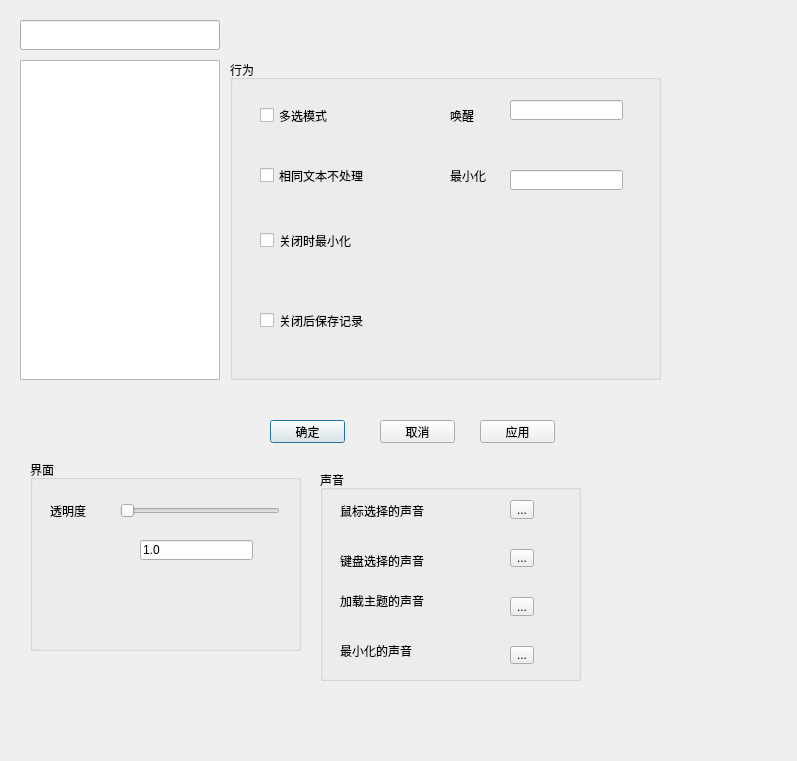
<?xml version="1.0" encoding="UTF-8"?>
<ui version="4.0">
 <class>Setting</class>
 <widget class="QDialog" name="Setting">
  <property name="geometry">
   <rect>
    <x>0</x>
    <y>0</y>
    <width>797</width>
    <height>761</height>
   </rect>
  </property>
  <property name="windowTitle">
   <string>Dialog</string>
  </property>
  <widget class="QPushButton" name="Yes">
   <property name="geometry">
    <rect>
     <x>270</x>
     <y>420</y>
     <width>75</width>
     <height>23</height>
    </rect>
   </property>
   <property name="text">
    <string>确定</string>
   </property>
  </widget>
  <widget class="QPushButton" name="Cancel">
   <property name="geometry">
    <rect>
     <x>380</x>
     <y>420</y>
     <width>75</width>
     <height>23</height>
    </rect>
   </property>
   <property name="text">
    <string>取消</string>
   </property>
  </widget>
  <widget class="QPushButton" name="Apply">
   <property name="geometry">
    <rect>
     <x>480</x>
     <y>420</y>
     <width>75</width>
     <height>23</height>
    </rect>
   </property>
   <property name="text">
    <string>应用</string>
   </property>
  </widget>
  <widget class="QLineEdit" name="filter">
   <property name="geometry">
    <rect>
     <x>20</x>
     <y>20</y>
     <width>200</width>
     <height>30</height>
    </rect>
   </property>
   <property name="text">
    <string/>
   </property>
  </widget>
  <widget class="QListView" name="listView">
   <property name="geometry">
    <rect>
     <x>20</x>
     <y>60</y>
     <width>200</width>
     <height>320</height>
    </rect>
   </property>
   <property name="minimumSize">
    <size>
     <width>100</width>
     <height>0</height>
    </size>
   </property>
   <property name="maximumSize">
    <size>
     <width>200</width>
     <height>16777215</height>
    </size>
   </property>
  </widget>
  <widget class="QGroupBox" name="Behavior">
   <property name="geometry">
    <rect>
     <x>230</x>
     <y>60</y>
     <width>431</width>
     <height>320</height>
    </rect>
   </property>
   <property name="title">
    <string>行为</string>
   </property>
   <property name="flat">
    <bool>false</bool>
   </property>
   <property name="checkable">
    <bool>false</bool>
   </property>
   <widget class="QCheckBox" name="MultiSelect">
    <property name="geometry">
     <rect>
      <x>30</x>
      <y>40</y>
      <width>101</width>
      <height>31</height>
     </rect>
    </property>
    <property name="text">
     <string>多选模式</string>
    </property>
   </widget>
   <widget class="QCheckBox" name="CheckSame">
    <property name="geometry">
     <rect>
      <x>30</x>
      <y>90</y>
      <width>151</width>
      <height>51</height>
     </rect>
    </property>
    <property name="text">
     <string>相同文本不处理</string>
    </property>
   </widget>
   <widget class="QCheckBox" name="SaveRecord">
    <property name="geometry">
     <rect>
      <x>30</x>
      <y>240</y>
      <width>111</width>
      <height>41</height>
     </rect>
    </property>
    <property name="text">
     <string>关闭后保存记录</string>
    </property>
   </widget>
   <widget class="QCheckBox" name="KeepMin">
    <property name="geometry">
     <rect>
      <x>30</x>
      <y>150</y>
      <width>141</width>
      <height>61</height>
     </rect>
    </property>
    <property name="text">
     <string>关闭时最小化</string>
    </property>
   </widget>
   <widget class="QLabel" name="MiniLabel">
    <property name="geometry">
     <rect>
      <x>220</x>
      <y>110</y>
      <width>54</width>
      <height>12</height>
     </rect>
    </property>
    <property name="text">
     <string>最小化</string>
    </property>
   </widget>
   <widget class="QLineEdit" name="Minimize">
    <property name="geometry">
     <rect>
      <x>280</x>
      <y>110</y>
      <width>113</width>
      <height>20</height>
     </rect>
    </property>
   </widget>
   <widget class="QLabel" name="WakeLabel">
    <property name="geometry">
     <rect>
      <x>220</x>
      <y>50</y>
      <width>54</width>
      <height>12</height>
     </rect>
    </property>
    <property name="text">
     <string>唤醒</string>
    </property>
   </widget>
   <widget class="QLineEdit" name="WakeUp">
    <property name="geometry">
     <rect>
      <x>280</x>
      <y>40</y>
      <width>113</width>
      <height>20</height>
     </rect>
    </property>
   </widget>
  </widget>
  <widget class="QGroupBox" name="Interface">
   <property name="geometry">
    <rect>
     <x>30</x>
     <y>460</y>
     <width>271</width>
     <height>191</height>
    </rect>
   </property>
   <property name="title">
    <string>界面</string>
   </property>
   <widget class="QLabel" name="label_5">
    <property name="geometry">
     <rect>
      <x>20</x>
      <y>40</y>
      <width>51</width>
      <height>21</height>
     </rect>
    </property>
    <property name="text">
     <string>透明度</string>
    </property>
   </widget>
   <widget class="QSlider" name="OpacitySlider">
    <property name="geometry">
     <rect>
      <x>90</x>
      <y>40</y>
      <width>160</width>
      <height>22</height>
     </rect>
    </property>
    <property name="maximum">
     <number>100</number>
    </property>
    <property name="singleStep">
     <number>1</number>
    </property>
    <property name="orientation">
     <enum>Qt::Horizontal</enum>
    </property>
   </widget>
   <widget class="QLineEdit" name="lineEdit">
    <property name="geometry">
     <rect>
      <x>110</x>
      <y>80</y>
      <width>113</width>
      <height>20</height>
     </rect>
    </property>
    <property name="text">
     <string>1.0</string>
    </property>
   </widget>
  </widget>
  <widget class="QGroupBox" name="Sound">
   <property name="geometry">
    <rect>
     <x>320</x>
     <y>470</y>
     <width>261</width>
     <height>211</height>
    </rect>
   </property>
   <property name="title">
    <string>声音</string>
   </property>
   <widget class="QWidget" name="layoutWidget">
    <property name="geometry">
     <rect>
      <x>190</x>
      <y>30</y>
      <width>41</width>
      <height>164</height>
     </rect>
    </property>
    <layout class="QVBoxLayout" name="verticalLayout">
     <property name="spacing">
      <number>30</number>
     </property>
     <item>
      <widget class="QToolButton" name="LoadSoundBtn">
       <property name="text">
        <string>...</string>
       </property>
      </widget>
     </item>
     <item>
      <widget class="QToolButton" name="KeySoundBtn">
       <property name="text">
        <string>...</string>
       </property>
      </widget>
     </item>
     <item>
      <widget class="QToolButton" name="MinSoundBtn">
       <property name="text">
        <string>...</string>
       </property>
      </widget>
     </item>
     <item>
      <widget class="QToolButton" name="MouseSoundBtn">
       <property name="text">
        <string>...</string>
       </property>
      </widget>
     </item>
    </layout>
   </widget>
   <widget class="QLabel" name="label_2">
    <property name="geometry">
     <rect>
      <x>20</x>
      <y>70</y>
      <width>131</width>
      <height>41</height>
     </rect>
    </property>
    <property name="text">
     <string>键盘选择的声音</string>
    </property>
   </widget>
   <widget class="QLabel" name="label_4">
    <property name="geometry">
     <rect>
      <x>20</x>
      <y>160</y>
      <width>121</width>
      <height>41</height>
     </rect>
    </property>
    <property name="text">
     <string>最小化的声音</string>
    </property>
   </widget>
   <widget class="QLabel" name="label">
    <property name="geometry">
     <rect>
      <x>20</x>
      <y>20</y>
      <width>131</width>
      <height>41</height>
     </rect>
    </property>
    <property name="text">
     <string>鼠标选择的声音</string>
    </property>
   </widget>
   <widget class="QLabel" name="label_3">
    <property name="geometry">
     <rect>
      <x>20</x>
      <y>110</y>
      <width>131</width>
      <height>41</height>
     </rect>
    </property>
    <property name="text">
     <string>加载主题的声音</string>
    </property>
   </widget>
  </widget>
 </widget>
 <resources/>
 <connections/>
</ui>
